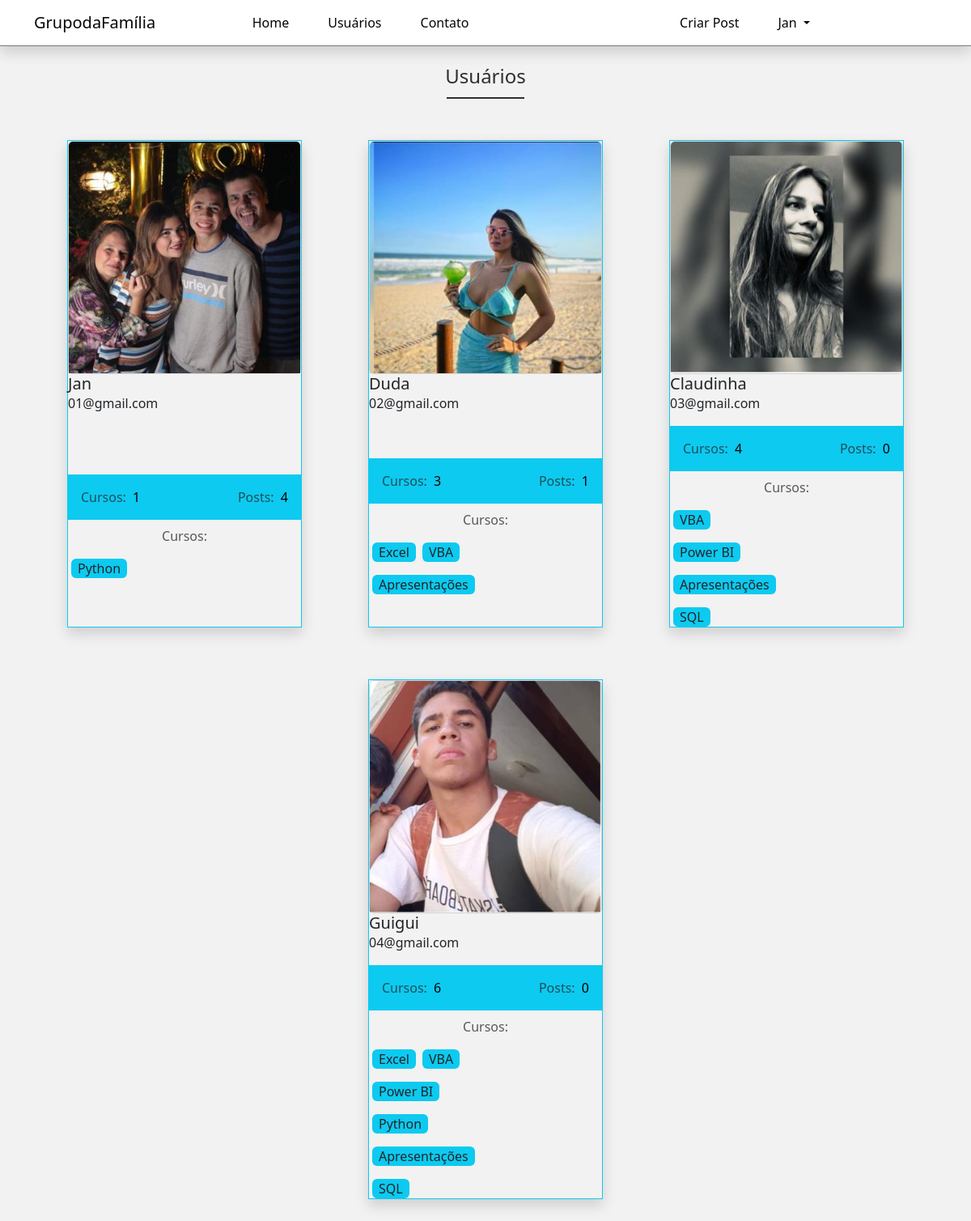
The app's page /usuarios (signed in) with its own data.
### dafamilia/models.py (models this page shows)
class Usuario(database.Model, UserMixin):
    id = database.Column(database.Integer, primary_key=True)
    username = database.Column(database.String, nullable=False)
    email = database.Column(database.String, nullable=False, unique=True)
    senha = database.Column(database.String, nullable=False)
    foto_perfil = database.Column(database.String, default='default.jpg')
    posts = database.relationship('Post', backref='autor', lazy=True)
    cursos = database.Column(database.String, nullable=False, default='Não Informado')
    def contar_posts(self):
        return len(self.posts)

### dafamilia/routes.py (the view)
@app.route('/usuarios')
@login_required
def usuarios():
    lista_usuarios = Usuario.query.all()
    return render_template('usuarios.html', lista_usuarios=lista_usuarios)

### dafamilia/models.py (called while the page is built)
@login_manager.user_loader
def load_usuario(id_usuario):
    return Usuario.query.get(int(id_usuario))

### dafamilia/templates/usuarios.html (shortened to what this page needs)
{% extends 'base.html' %}
{% block body %}
    <div class="container">
        <h1 class="page-h1">Usuários</h1>
        <div class="row g-0">
            {% for usuario in lista_usuarios %}
                <div class="col-12 col-md-6 col-lg-3 usuario border border-info shadow">
                    <div class="card   mx-auto" style="width: 18rem;">
                        <img src="{{ url_for('static', filename='fotos_perfil/{}'.format(usuario.foto_perfil)) }}" class="card-img-top" alt="Foto do Usuário {{usuario.username}}">
                    </div>
                    <div class="card-body">
                        <h5 class="card-title">{{usuario.username}}</h5>
                        <address class="text-start">{{usuario.email}}</address>
                    </div>
                    <div class="card-stats bg-info p-3 ">
                        <div class="row g-0">
                            <div class="col-6 text-start">
                                <span class="text-muted ">Cursos:</span>
                                {% if 'Não Informado' in usuario.cursos or current_user.cursos == '' %}
                                    <span class="text-black ms-1">0</span>
                                {% else %}
                                    <span class="text-black ms-1">{{ usuario.cursos.count(';') + 1 }}</span>
                                {% endif %}
                            </div>
                            <div class="col-6 text-end">
                                <span class="text-muted ">Posts:</span>
                                <span class="text-black ms-1 ">{{ usuario.contar_posts() }}</span>
                            </div>
                        </div>
                    </div>
                    <div class="card-body card-courses text-center mt-2">
                        <span class="text-muted">Cursos:</span>
                        <div class="cursos">
                            {% for curso in usuario.cursos.split(';') %}
                                <span class="bg-info mt-3 px-2 mx-1 text-gray text-light-dark rounded">{{ curso }}</span>
                            {% endfor %}
                        </div>
                    </div>
                </div>
            {% endfor %}
        </div>
    </div>
{% endblock %}

### dafamilia/templates/navbar.html (shortened to what this page needs)
   <nav class="navbar navbar-expand-lg fixed-top bg-primary-color shadow" id="navbar">
        <div class="container">
			<a class="navbar-brand primary-color" href="{{ url_for('home') }}">GrupodaFamília</a>
            <div class="collapse navbar-collapse" id="navbar-items">
                <ul class="navbar-nav me-auto mb-2 mb-lg-0">
                    <li class="nav-item">
						<a class="nav-link primary-color" href="{{ url_for('home') }}">Home</a>
					</li>
                    <li class="nav-item">
						<a class="nav-link primary-color" href="{{ url_for('usuarios') }}">Usuários</a>
					</li>
                    <li class="nav-item">
						<a class="nav-link primary-color" href="{{ url_for('contato') }}">Contato</a>
					</li>
				</ul>
				<ul class="navbar-nav d-flex">
					{% if current_user.is_authenticated %}
						<li class="nav-item">
							<a class="nav-link primary-color login" href="{{ url_for('criar_post') }}">Criar Post</a>
						</li>
						<li class="nav-item dropdown">
							<a class="nav-link  primary-color dropdown-toggle" href="#" id="navbarDropdownMenuLink" role="button" data-bs-toggle="dropdown" aria-expanded="false">
								{{ current_user.username}}
							</a>
						</li>
					{% endif %}
				</ul>
            </div>
        </div>
    </nav>

### dafamilia/static/main.css (style rules this page uses)
html, .root { font-family: 'Roboto', sans-serif; font-size: 16px; line-height: 21px; }
body { background-color: #f2f2f2; }
.bg-primary-color { background-color: #fff; }
.primary-color { color: #050505; }
.page-h1 { display: flex; justify-content: center; margin: 5rem 0 2rem; color: #2f2f2f; font-size: 1.5rem; font-weight: 500; position:relative; }
.page-h1::after { width: 6rem; border-bottom: 2px solid #2f2f2f; content: ''; position: absolute; top: 2.5rem; }
#navbar { border-bottom: 1px solid #7a7a7a; box-shadow: 2px 2px 2px 1px rgba(0, 0, 0, 0.1); font-weight: 500; font-size: 1rem; margin-bottom: 3rem; min-width: 1vh; }
.navbar-brand { display: flex; }
#navbar-items .navbar-nav { display: flex; justify-content: center; width: 100%; }
#navbar-items .nav-item { margin: 0 1em; }
.cursos { width: 120px; display: flex; flex-direction: row; flex-wrap: wrap; }
.usuario { width: 290px; padding: 0; margin: 2rem auto; display: flex; flex-direction: column; justify-content: center; }

### records on screen
Usuario: username "Jan", foto_perfil (picture), email "01@gmail.com", cursos "1", contar_posts "4", cursos "Python"
Usuario: foto_perfil (picture), username "Duda", email "02@gmail.com", cursos "3", contar_posts "1", curso "Excel" "VBA" "Apresentações"
Usuario: foto_perfil (picture), username "Claudinha", email "03@gmail.com", cursos "4", contar_posts "0", curso "VBA" "Power BI" "Apresentações" "SQL"
Usuario: foto_perfil (picture), username "Guigui", email "04@gmail.com", cursos "6", contar_posts "0", curso "Excel" "VBA" "Power BI" "Python" "Apresentações" "SQL"
